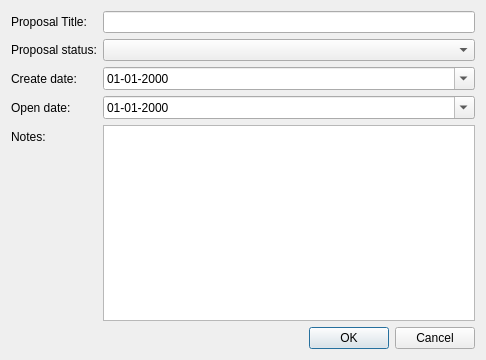
<?xml version="1.0" encoding="UTF-8"?>
<ui version="4.0">
 <class>ProposalDetails</class>
 <widget class="QDialog" name="ProposalDetails">
  <property name="geometry">
   <rect>
    <x>0</x>
    <y>0</y>
    <width>486</width>
    <height>360</height>
   </rect>
  </property>
  <property name="sizePolicy">
   <sizepolicy hsizetype="Fixed" vsizetype="Fixed">
    <horstretch>0</horstretch>
    <verstretch>0</verstretch>
   </sizepolicy>
  </property>
  <property name="maximumSize">
   <size>
    <width>500</width>
    <height>360</height>
   </size>
  </property>
  <property name="windowTitle">
   <string>Proposal Details</string>
  </property>
  <layout class="QFormLayout" name="formLayout">
   <item row="0" column="0">
    <widget class="QLabel" name="label">
     <property name="text">
      <string>Proposal Title:</string>
     </property>
    </widget>
   </item>
   <item row="0" column="1">
    <widget class="QLineEdit" name="ProposalTitle"/>
   </item>
   <item row="1" column="0">
    <widget class="QLabel" name="label_2">
     <property name="text">
      <string>Proposal status:</string>
     </property>
    </widget>
   </item>
   <item row="1" column="1">
    <widget class="QComboBox" name="ProposalStatusID"/>
   </item>
   <item row="2" column="0">
    <widget class="QLabel" name="label_3">
     <property name="text">
      <string>Create date:</string>
     </property>
    </widget>
   </item>
   <item row="2" column="1">
    <widget class="QDateEdit" name="ProposalCreateDate">
     <property name="displayFormat">
      <string>dd-MM-yyyy</string>
     </property>
     <property name="calendarPopup">
      <bool>true</bool>
     </property>
    </widget>
   </item>
   <item row="3" column="0">
    <widget class="QLabel" name="label_5">
     <property name="text">
      <string>Open date:</string>
     </property>
    </widget>
   </item>
   <item row="3" column="1">
    <widget class="QDateEdit" name="ProposalOpenDate">
     <property name="displayFormat">
      <string>dd-MM-yyyy</string>
     </property>
     <property name="calendarPopup">
      <bool>true</bool>
     </property>
    </widget>
   </item>
   <item row="4" column="0">
    <widget class="QLabel" name="label_4">
     <property name="text">
      <string>Notes:</string>
     </property>
    </widget>
   </item>
   <item row="4" column="1">
    <widget class="QTextEdit" name="ProposalNotes"/>
   </item>
   <item row="5" column="1">
    <widget class="QDialogButtonBox" name="button_box">
     <property name="standardButtons">
      <set>QDialogButtonBox::Cancel|QDialogButtonBox::Ok</set>
     </property>
    </widget>
   </item>
  </layout>
 </widget>
 <tabstops>
  <tabstop>ProposalTitle</tabstop>
  <tabstop>ProposalStatusID</tabstop>
  <tabstop>ProposalCreateDate</tabstop>
  <tabstop>ProposalOpenDate</tabstop>
  <tabstop>ProposalNotes</tabstop>
 </tabstops>
 <resources/>
 <connections/>
</ui>
